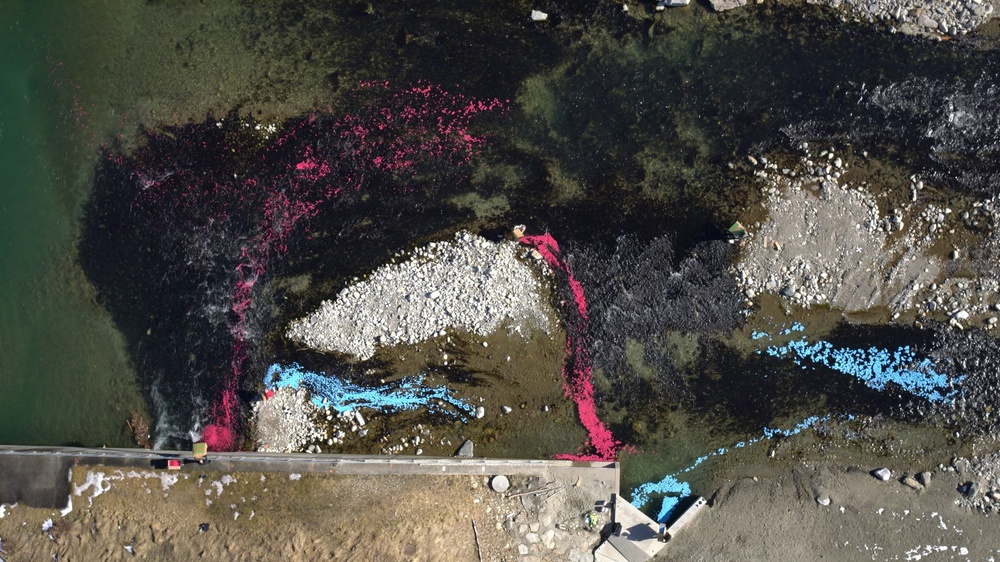
#> input picture 1080p/4.jpg, 1000 x 562 px, shrunk from 1920 x 1080 before the run; the run also reads 2 pictures not shown here
$ jupyter execute --allow-errors image_filtering.ipynb   (shell and % lines are left out)   (older library calls are emulated)
#> lines starting #> are read from the running program, lines starting #| are printed output that depends on the picture
[<< Back to MAIN notebook](main.ipynb)

# 5 Image filtering

The following subsections aim to describe various image filtering techniques which can be used to enhance images for velocimetry purposes. The order of their presentation will be from the implementationally simple to more complex, provided with reusable functions. For each individual filtering method, en example will be provided which illustrates its purpose, strengths and weaknesses.

All of the presented filtering methods are also available in the preprocessing tool __[SSIMS](https://github.com/ljubicicrobert/SSIMS/)__ which has a user-friendly graphical interface (GUI) and can be downloaded and used free of charge.

## Contents

5.1 [Image negative](#negative)<br/>
5.2 [Conversion to grayscale](#grayscale)<br/>
5.3 [Adjustment of brightness and contrast](#brightness-contrast)<br/>
5.4 [Gamma adjustment](#gamma)<br/>
5.5 [Gaussian lookup](#gaussian_lookup)<br/>
5.6 [Histogram equalization](#histeq)<br/>
5.7 [Contrast-limited adaptive histogram equalization (CLAHE)](#clahe)<br/>
5.8 [Highpass filter](#highpass)<br/>
5.9 [Intensity capping](#capping)<br/>
5.10 [Denoising](#denoise)<br/>
5.11 [Removal of image background](#background-removal)<br/>
5.12 [Conclusions on image filtering](#conclusions)

[cell 1]
# Necessary libraries
import numpy as np
import matplotlib.pyplot as plt
import cv2
import random
import glob
import scipy.stats as stats

from skimage.metrics import structural_similarity as ssim
from axes_tiein import on_lims_change, cmap

# Set default colormap, defined in axes_tiein.py
plt.rcParams['image.cmap'] = cmap

# Use [%matplotlib widget] inside JupyterLab,
# and [%matplotlib notebook] for Jupyter Notebook

<a id="negative"></a>
## 5.1 Image negative

Negative of an image is obtained by "reversing" the intensity of its colors, which is often implemented by subtracting its pixel values from the maximal pixel intensity - usually 255 (for an 8bit image). The negative of an image can be obtained both for a single-channel and multi-channel image.

While the image negative itself does not enhance the image (image features are equally defined in both original and negative image) it can serve as a helper function for other filtering methods, as will be demonstrated later on.

> A more elegant way of producing an image negative is using negation (not) operator `~`.

[cell 2]
img_path = './1080p/4.jpg'
img_bgr = cv2.imread(img_path)
#> img_bgr is the input picture: shape (562, 1000, 3); mean B, G, R 71.8, 77.5, 79.5
img_rgb = cv2.cvtColor(img_bgr, cv2.COLOR_BGR2RGB)

# Alternative cv2.subtract(img_bgr, 255) or (255 - img_bgr) for 8bit image
img_bgr_negative = ~img_bgr
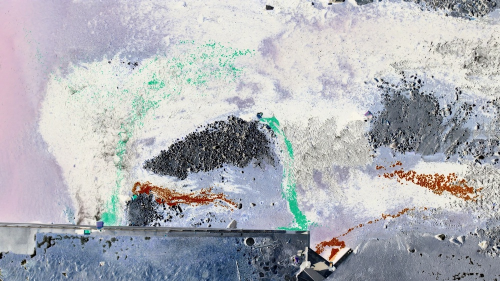
#> img_bgr_negative: shape (562, 1000, 3) (shown at 1/2 size); mean B, G, R 183.2, 177.5, 175.5
img_rgb_negative = cv2.cvtColor(img_bgr_negative, cv2.COLOR_BGR2RGB)

fig, ax = plt.subplots(nrows=1, ncols=2, figsize=(9.8, 3.2))

# Don't forget to use RGB for matplotlib
ax[0].imshow(img_rgb)
ax[0].set_title('Original RGB')

ax[1].imshow(img_rgb_negative)
ax[1].set_title('Negative RGB')

[a.axis('off') for a in ax.reshape(-1)]
[a.callbacks.connect('ylim_changed', on_lims_change) for a in ax.reshape(-1)]

plt.tight_layout()
plt.show()

<a id="grayscale"></a>
## 5.2 Conversion to grayscale

Grayscale colorspace has been discussed in the notebook [Image formats](image-formats.ipynb). Here, we will just show the two methods of converting an image to grayscale colorspace.

[cell 3]
# Converting to grayscale on image read using grayscale flag = 0
img_gray = cv2.imread(img_path, 0)
# Alternative to the above is loading BGR image and converting:
# img_gray = cv2.cvtColor(img_bgr, cv2.COLOR_BGR2GRAY)

fig, ax = plt.subplots(nrows=1, ncols=2, figsize=(9.8, 3.2))

ax[0].imshow(img_rgb)
ax[0].set_title('Original RGB')

ax[1].imshow(img_gray)
ax[1].set_title('Grayscale')

[a.axis('off') for a in ax.reshape(-1)]
[a.callbacks.connect('ylim_changed', on_lims_change) for a in ax.reshape(-1)]

plt.tight_layout()
plt.show()

<a id="brightness-contrast"></a>
## 5.3 Adjustment of brightness and contrast

In the example of **Image 4** we can notice that certain image areas, especially some regions of water surface are dark and there is not enough contrast between the surface and the tracer particles. UAV cameras, when set to record images/videos with automatic mode, will try to balance the image exposure (amount of light reaching the camera sensor), which can make certain regions too bright or too dark. In the example image, the islands and the riverbank are significantly brighter than the water surface, but for our velocimetry analysis we are only interested in the water surface and the tracer particles.

The simplest way to accentuate the tracer particles in such cases is to adjust brightness and contrast using a linear transformation:

$$ Result = \alpha Original + \beta, $$

where $\alpha$ and $\beta$ are coefficients. Using $\alpha = 1$ and $\beta = 0$ will not affect the original image.

> Instead of performing the transformation directly, it is advised to use the inbuilt OpenCV finction `cv2.convertScaleAbs()` to avoid overflow problems.

We can test this filtering method using the grayscale image presented in the previous section:

[cell 4]
# Parameters of the method
alpha = 0.8
beta = -20

# Linear transformation
img_bc_adj = cv2.convertScaleAbs(img_gray, alpha=alpha, beta=beta)

fig, ax = plt.subplots(nrows=1, ncols=2, figsize=(9.8, 3.2))

ax[0].imshow(img_gray)
ax[0].set_title('Grayscale')

ax[1].imshow(img_bc_adj)
ax[1].set_title('Adjusted brightness and contrast')

[a.axis('off') for a in ax.reshape(-1)]
[a.callbacks.connect('ylim_changed', on_lims_change) for a in ax.reshape(-1)]

plt.tight_layout()
plt.show()

<a id="gamma"></a>
## 5.4 Gamma adjustment

Adjustment of brightness and contrast indiscriminately changes the value of each image pixel, i.e., the same transformation is applied to each pixel. Other transformation methods might prove more effective in certain cases. For example, Gamma adjustment involves the use of an exponential function, to target the contrast change in low or high pixel values in the image (where $Y_{max}$ is the maximal pixel value, usually 255 for an 8bit image):

$$ Result = (Original / Y_{max})^{1/\gamma} \times Y_{max}, $$

where $\gamma$ coefficient defines whether the image is transformed to increase the contrast in the low-end ($\gamma > 1.0$) or high-end ($\gamma < 1.0$) of image pixel values:

[cell 5]
def gamma_adjustment(img, gamma=1.0):
    # Create lookup table
#> called with gamma = 0.5
    table = np.array([((i / 255.0) ** (1/gamma)) * 255 for i in np.arange(0, 256)]).astype("uint8")
    # Use lookup table to transform image
    return cv2.LUT(img, table)


# Parameter of the method
gamma = 0.5
# Perform transformation
img_gamma = gamma_adjustment(img_gray, gamma=gamma)

fig, ax = plt.subplots(nrows=1, ncols=2, figsize=(9.8, 3.4))

ax[0].imshow(img_bc_adj)
ax[0].set_title('Adjusted brightness (alpha={:.1f}) \n and contrast (beta={})'.format(alpha, beta))

ax[1].imshow(img_gamma)
ax[1].set_title('Adjusted gamma (={})'.format(gamma))

[a.axis('off') for a in ax.reshape(-1)]
[a.callbacks.connect('ylim_changed', on_lims_change) for a in ax.reshape(-1)]

plt.tight_layout()
plt.show()

The effect of Gamma adjustment can be explained graphically with the following plot:

[cell 6]
gamma_list = [0.5, 0.8, 1.0, 1.25, 2.0]
ls = [':', '--', '-', '-.', (0, (3, 5, 1, 5))]

fig, ax = plt.subplots(nrows=1, ncols=1, figsize=(9.8, 6))

for i, g in enumerate(gamma_list):
    table = [((i / 255.0) ** (1/g)) * 255 for i in np.arange(0, 256)]
    ax.plot(table, linestyle=ls[i])

ax.set_xlabel('Original pixel value')
ax.set_ylabel('New pixel value')
ax.set_xlim(0, 255)
ax.set_ylim(0, 255)
ax.set_xticks([0, 63, 127, 191, 255])
ax.set_yticks(ax.get_xticks())
ax.legend(['Gamma = {:.2f}'.format(g) for g in gamma_list])
ax.grid()

plt.tight_layout()
plt.show()

Brightness, contrast and gamma adjustment can also be combined in a single expression (for any image depth, where $Y_{max}$ is the maximal pixel value):

$$ Result = \alpha \times \left( \frac{Original}{Y_{max}} \right) ^ {1/\gamma} \times Y_{max} + \beta, $$

or

$$ Result = \left ( \frac{\alpha \times Original + \beta}{Y_{max}} \right ) ^ {1/\gamma} \times Y_{max}. $$

<a id="gaussian_lookup"></a>
## 5.5 Gaussian lookup

Now that the basic image transformations have been presented, we can even go ahead and create our own transformation expressions. For example, we can use a Gaussian (normal) distribution function as a lookup table to increase image contrast. The idea behind such approach is to stretch the pixel intensities in the middle of the range and consequently between lighter tracer particles and the darker background.

[cell 7]
def gaussian_lookup(img, sigma):
    # Original values
    x = np.arange(0, 256)
    # Probability density function (PDF)
    pdf = stats.norm.pdf(x, 127, sigma)
    # Cumulative distribution function (CDF)
    cdf = np.cumsum(pdf)
    # Normalize CDF to range 0-255
    cdf_norm = np.array([(x - np.min(cdf))/(np.max(cdf) - np.min(cdf)) * 255 for x in cdf]).astype('uint8')

    # x and cdf_norm returned just for the sake of
    # plotting them later, can be removed
    return x, cdf_norm, cv2.LUT(img, cdf_norm)


# Parameter of the method
sigma = 50

# Perform lookup using Gaussian CDF
x, cdf, img_gauss = gaussian_lookup(img_gray, sigma)
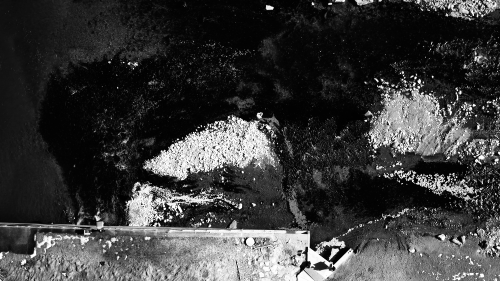
#> img_gauss: shape (562, 1000) (shown at 1/2 size); min 0, max 255, mean 58.7
#> x = 256 values from 0 to 255; cdf = 256 values from 0 to 255

fig, ax = plt.subplots(nrows=2, ncols=2, figsize=(9.8, 6))

ax[0][0].imshow(img_bc_adj)
ax[0][0].set_title('Adjusted brightness (alpha={:.1f}) \n and contrast (beta={})'.format(alpha, beta))

ax[0][1].plot(x, cdf)
ax[0][1].set_title('Adjustment curve, sigma={}'.format(sigma))
ax[0][1].set_xlim(0, 255)
ax[0][1].set_ylim(0, 255)
ax[0][1].set_xticks([0, 63, 127, 191, 255])
ax[0][1].set_yticks(ax[0][1].get_xticks())
ax[0][1].grid()

ax[1][0].imshow(img_gamma)
ax[1][0].set_title('Adjusted gamma (={})'.format(gamma))

ax[1][1].imshow(img_gauss)
ax[1][1].set_title('Gaussian lookup, sigma={}'.format(sigma))

[a.axis('off') for a in ax.reshape(-1)]
ax[0][1].axis('on')
[a.callbacks.connect('ylim_changed', on_lims_change) for a in ax.reshape(-1)]

plt.tight_layout()
plt.show()

If we compare the image with adjusted brightness/contrast, the gamma adjusted image, and the Gaussian lookup method, we can see that in certain areas - such as around (800, 220) - the tracer particles are far more pronounced relative to the background than in any of the previous methods. We can vary the `sigma` parameter (standard deviation of the Gaussian distribution) to achieve suitable results. Reducing the `sigma` will "tighten" the results, i.e., the darker areas will become more darker and vice verse; increasing the `sigma` will have the opposite effect.

<a id="histeq"></a>
## 5.6 Histogram equalization

Another method for increasing image contrast is based on the manipulation of image histogram. For a single-channel image, such as a grayscale image, histogram counts occurrences of the individual pixel values, and, in a sense, is similar to the probability density function. Examining image histogram is often useful because it reveals which pixel (tonal) values are more represented in the image, and which ones are less.

A method called the histogram equalization aims to "flatten" the image histogram which in turn increases the overall image contrast:

[cell 8]
img_histeq = cv2.equalizeHist(img_gray)
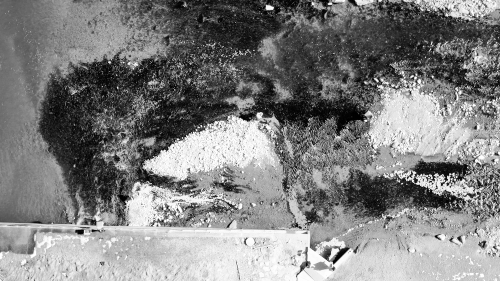
#> img_histeq: shape (562, 1000) (shown at 1/2 size); min 0, max 255, mean 128.5

fig, ax = plt.subplots(nrows=2, ncols=2, figsize=(9.8, 6))

ax[0][0].imshow(img_gray)
ax[0][0].set_title('Grayscale')

ax[1][0].imshow(img_histeq)
ax[1][0].set_title('Equalized grayscale')

# Flatten the image to 1D array using .reshape(-1) and create a histogram of pixel values
ax[0][1].hist(img_gray.reshape(-1), 256, [0, 256])
ax[0][1].set_title('Histogram of original grayscale')

ax[1][1].hist(img_histeq.reshape(-1), 256, [0, 256])
ax[1][1].set_title('Histogram of equalized grayscale')

[a.axis('off') for a in ax.reshape(-1)]
[ax[i][0].callbacks.connect('ylim_changed', on_lims_change) for i in range(2)]

plt.tight_layout()
plt.show()
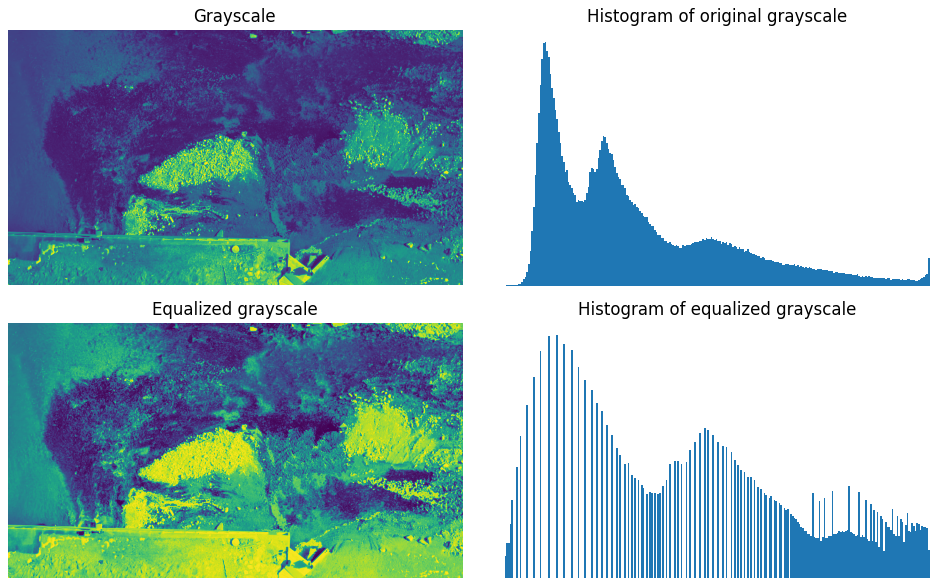
#> figure drawn by matplotlib, 4 panels

As evident from the histograms of original and equalized images, the resulting image has a more even tonal distribution (more contrast) but some values in the histogram are likely to be missing after the the histogram equalization process. An important downside of this method is that it indiscriminately analyses the entire image, which usually contains areas that will not be targeted by the image velocimetry, but which will affect the histogram equalization process. Potential way of dealing with this issue is to mask out regions which will be of no interest to us later on.

Presented method is **RARELY RECOMMENDED** because of its indiscriminate approach. In vase majority of cases, the method is likely to amplify undesirable image features - riverbed, reflections, color differences, etc. There exists an extension of this method, called "Contrast-Limited Adaptive Histogram Equalization" (CLAHE), which will also be explored in the following section.

<a id="clahe"></a>
## 5.7 Contrast-limited adaptive histogram equalization (CLAHE)

In order to improve the previous method, we can do two thing:

1. Instead of equalizing the histogram of an entire image, we can traverse the image using a smaller window (tile) and equalize the histogram in each window separately, which would increase the local contrast and allow for easier detection of features inside.
2. Limit the image contrast range by removing the peaks of the histogram.

The method that offers such improvements is called Contrast-Limited Adaptive Histogram Equalization (CLAHE). Unlike global equalization approach, CLAHE operates locally and the resulting histogram is clipped as not to oversaturate the image with certain pixel values. As such, CLAHE requires two parameters - `clip` value and `tile` size. Often cited range of usable `clip` values is between 2 and 5, while the window/`tile` size depends mostly on the size of the features we wish to accentuate. A good starting point for `tile` size is two-to-three times the average size of tracer particles.

[cell 9]
# Tile = size of the adaptive window
# Clip = contrast limit (clip) withing a window
def clahe(img, clip, tile):
#> called with clip = 2, tile = 8
    clahe = cv2.createCLAHE(clipLimit=clip, tileGridSize=(int(tile), int(tile)))
    return clahe.apply(cv2.cvtColor(img, cv2.COLOR_BGR2GRAY))
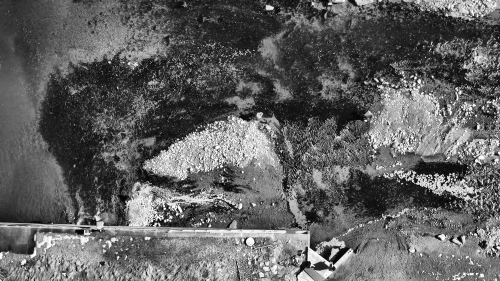
#> returned value: shape (562, 1000) (shown at 1/2 size); min 0, max 255, mean 97.3

# Parameters of the method
clip = 2.0
tile = 8

# Perform CLAHE
img_clahe = clahe(img_bgr, clip=clip, tile=tile)

fig, ax = plt.subplots(nrows=3, ncols=2, figsize=(9.8, 9))

ax[0][0].imshow(img_gray)
ax[0][0].set_title('Grayscale')

ax[1][0].imshow(img_histeq)
ax[1][0].set_title('Globally equalized grayscale')

ax[2][0].imshow(img_clahe)
ax[2][0].set_title('CLAHE grayscale')

ax[0][1].hist(img_gray.reshape(-1), 256, [0, 256])
ax[0][1].set_title('Histogram of original grayscale')

ax[1][1].hist(img_histeq.reshape(-1), 256, [0, 256])
ax[1][1].set_title('Histogram of globally equalized grayscale')

ax[2][1].hist(img_clahe.reshape(-1), 256, [0, 256])
ax[2][1].set_title('Histogram of CLAHE grayscale')

[a.axis('off') for a in ax.reshape(-1)]
[ax[i][0].callbacks.connect('ylim_changed', on_lims_change) for i in range(3)]

plt.tight_layout()
plt.show()
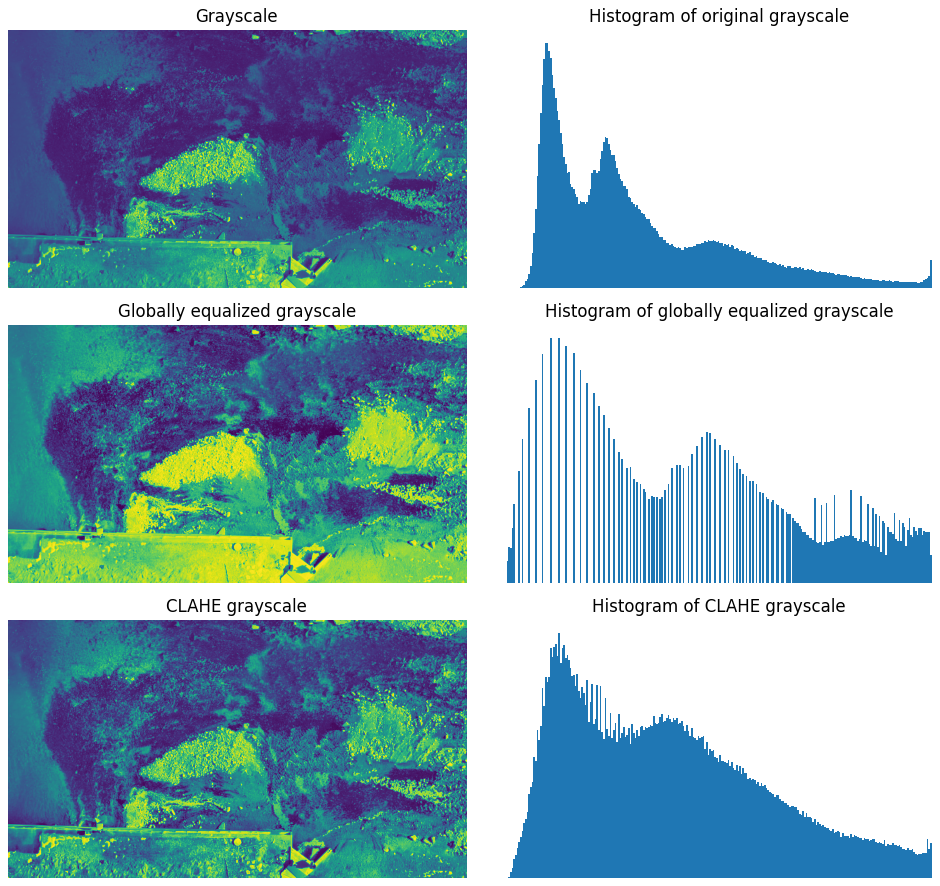
#> figure drawn by matplotlib, 6 panels
#> (the rest of the program and of its run is left out)
